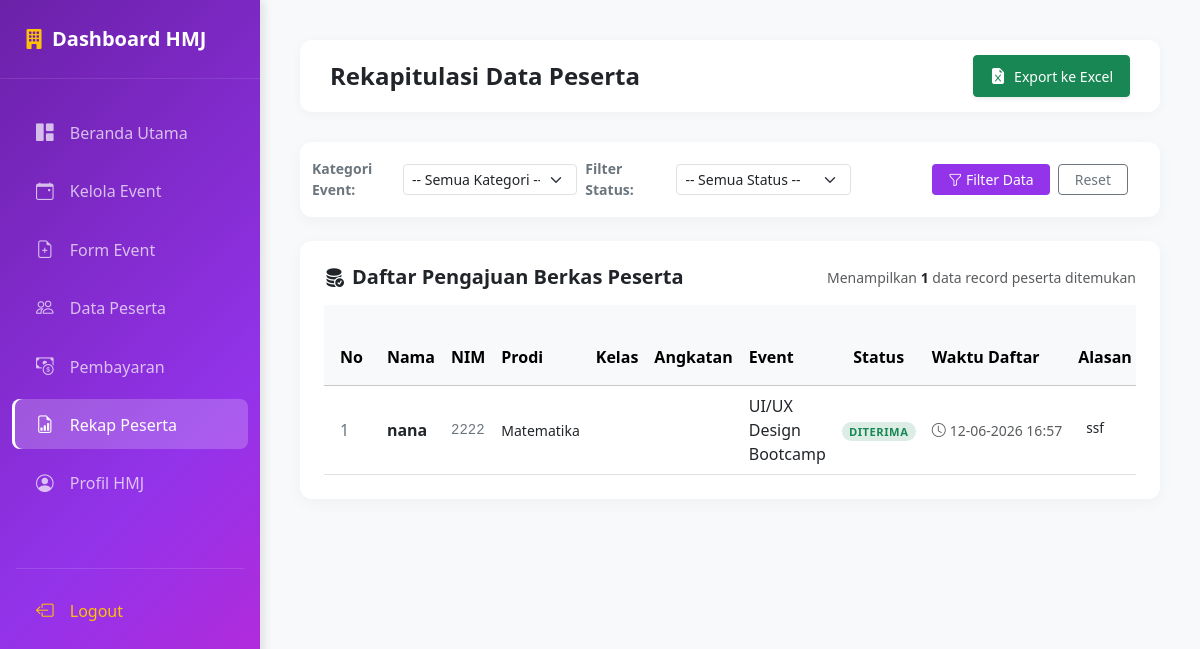
Screenshot of /hmj/rekap/index.php (signed in) with the database file from the repository.
### tables this page shows
CREATE TABLE `pendaftaran` (
  `id_pendaftaran` int(11) NOT NULL,
  `id_event` int(11) NOT NULL,
  `nim` varchar(20) NOT NULL,
  `tanggal_daftar` timestamp NOT NULL DEFAULT current_timestamp(),
  `status` enum('Menunggu','Diterima','Ditolak') DEFAULT 'Menunggu'
);

CREATE TABLE `users` (
  `id_user` int(11) NOT NULL,
  `nama` varchar(100) NOT NULL,
  `email` varchar(100) NOT NULL,
  `password` varchar(255) DEFAULT NULL,
  `foto` varchar(255) DEFAULT NULL,
  `role` enum('SEMA','HMJ','MAHASISWA') NOT NULL,
  `id_prodi` int(11) DEFAULT NULL
);

CREATE TABLE `mahasiswa` (
  `nim` varchar(20) NOT NULL,
  `id_user` int(11) NOT NULL,
  `angkatan` year(4) DEFAULT NULL,
  `kelas` varchar(10) DEFAULT NULL,
  `no_hp` varchar(20) DEFAULT NULL
);

CREATE TABLE `prodi` (
  `id_prodi` int(11) NOT NULL,
  `nama_prodi` varchar(100) NOT NULL
);

CREATE TABLE `event` (
  `id_event` int(11) NOT NULL,
  `id_hmj` int(11) NOT NULL,
  `id_prodi` int(11) DEFAULT NULL,
  `nama_event` varchar(200) NOT NULL,
  `kategori` enum('Lomba','Seminar','Open Recruitment','Workshop','Lainnya') DEFAULT 'Lainnya',
  `deskripsi` text DEFAULT NULL,
  `lokasi` varchar(200) DEFAULT NULL,
  `tanggal_event` date NOT NULL,
  `kuota` int(11) NOT NULL,
  `biaya` decimal(10,2) DEFAULT 0.00,
  `poster` varchar(255) DEFAULT NULL,
  `link_grup` varchar(255) DEFAULT NULL,
  `informasi_peserta` text DEFAULT NULL,
  `status` enum('Process','Disetujui','Ditolak') DEFAULT 'Process'
);

CREATE TABLE `jawaban_form` (
  `id_jawaban` int(11) NOT NULL,
  `id_pendaftaran` int(11) NOT NULL,
  `id_form` int(11) NOT NULL,
  `jawaban` text DEFAULT NULL,
  `file_upload` varchar(255) DEFAULT NULL
);

### hmj/rekap/index.php (the view, shortened to what this page needs)
<?php
include "../../config/koneksi.php";
$id_hmj = $_SESSION['id_user'];
$filter_status   = isset($_GET['status']) ? $_GET['status'] : '';
$filter_kategori = isset($_GET['kategori']) ? $_GET['kategori'] : '';
$where_status   = '';
$where_kategori = '';
$query = mysqli_query($conn, "
    SELECT
        pendaftaran.id_pendaftaran,
        users.nama,
        mahasiswa.nim,
        mahasiswa.angkatan,
        mahasiswa.kelas,
        mahasiswa.no_hp,
        prodi.nama_prodi,
        event.nama_event,
        pendaftaran.status,
        pendaftaran.tanggal_daftar
    FROM pendaftaran
    JOIN mahasiswa  ON pendaftaran.nim      = mahasiswa.nim
    JOIN users      ON mahasiswa.id_user    = users.id_user
    LEFT JOIN prodi ON users.id_prodi       = prodi.id_prodi
    JOIN event      ON pendaftaran.id_event = event.id_event
    WHERE event.id_hmj = '$id_hmj'
    $where_status
    $where_kategori
    ORDER BY pendaftaran.tanggal_daftar DESC
");
$semua_id = [];
$rows = [];
while ($r = mysqli_fetch_assoc($query)) {
    $rows[] = $r;
    $semua_id[] = (int) $r['id_pendaftaran'];
}
$jawaban_map = [];
if (!empty($semua_id)) {
    $ids_str = implode(',', $semua_id);
    $query_jawaban = mysqli_query($conn, "
        SELECT
            jf.id_pendaftaran,
            jf.id_form,
            jf.jawaban,
            jf.file_upload,
            fe.tipe_input
        FROM jawaban_form jf
        JOIN form_event fe ON jf.id_form = fe.id_form
        WHERE jf.id_pendaftaran IN ($ids_str)
    ");
    while ($j = mysqli_fetch_assoc($query_jawaban)) {
        $jawaban_map[$j['id_pendaftaran']][$j['id_form']] = $j;
    }
}
$total = count($rows);
?>
<!DOCTYPE html>
<html lang="id">
<head>
    <link href="https://cdn.jsdelivr.net/npm/bootstrap@5.3.2/dist/css/bootstrap.min.css" rel="stylesheet">
    <link rel="stylesheet" href="https://cdn.jsdelivr.net/npm/bootstrap-icons@1.11.2/font/bootstrap-icons.min.css">
</head>
<body>
<?php include "../sidebar.php"; ?>
            <?php include "../sidebar.php"; ?>
    <div class="main-content">
        <div class="top-navbar d-flex justify-content-between align-items-center flex-wrap gap-3">
            <div class="d-flex align-items-center">
                <h4 class="mb-0 fw-bold text-dark">Rekapitulasi Data Peserta</h4>
            </div>
            <a href="export_excel.php?status=<?= urlencode($filter_status); ?>&kategori=<?= urlencode($filter_kategori); ?>"
               class="btn btn-sm btn-success d-flex align-items-center gap-2 px-3 py-2 fw-medium shadow-sm">
                <i class="bi bi-file-earmark-excel-fill fs-6"></i> Export ke Excel
            </a>
        </div>
        <div class="card card-custom p-3 mb-4">
            <form method="GET" action="index.php" class="row g-3 align-items-center">
                <div class="col-12 col-md-4 row g-2 align-items-center">
                    <div class="col-sm-4">
                        <label class="text-secondary small fw-bold mb-0">Kategori Event:</label>
                    </div>
                    <div class="col-sm-8">
                        <select name="kategori" class="form-select form-select-sm">
                            <option value="">-- Semua Kategori --</option>
                        </select>
                    </div>
                </div>
                <div class="col-12 col-md-4 row g-2 align-items-center">
                    <div class="col-sm-4">
                        <label class="text-secondary small fw-bold mb-0">Filter Status:</label>
                    </div>
                    <div class="col-sm-8">
                        <select name="status" class="form-select form-select-sm">
                            <option value="">-- Semua Status --</option>
                        </select>
                    </div>
                </div>
                <div class="col-12 col-md-4 d-flex gap-2 justify-content-md-end">
                    <button type="submit" class="btn btn-sm btn-primary px-3 fw-medium" style="background-color: var(--theme-purple); border:none;">
                        <i class="bi bi-funnel"></i> Filter Data
                    </button>
                    <a href="index.php" class="btn btn-sm btn-outline-secondary px-3">
                        Reset
                    </a>
                </div>
            </form>
        </div>
        <div class="card card-custom p-4">
            <div class="d-flex justify-content-between align-items-center mb-3">
                <h5 class="fw-bold text-dark mb-0">
                    <i class="bi bi-database-fill-check text-purple me-2"></i>Daftar Pengajuan Berkas Peserta
                </h5>
                <span class="text-muted small">
                    Menampilkan <strong class="text-dark"><?= $total; ?></strong> data record peserta ditemukan
                </span>
            </div>
            <div class="table-responsive">
                <table class="table table-hover align-middle mb-0">
                    <thead class="table-light">
                        <tr>
                            <th class="py-3 px-3" style="width: 50px;">No</th>
                            <th class="py-3">Nama</th>
                            <th class="py-3">NIM</th>
                            <th class="py-3">Prodi</th>
                            <th class="py-3" style="width: 80px;">Kelas</th>
                            <th class="py-3" style="width: 90px;">Angkatan</th>
                            <th class="py-3">Event</th>
                            <th class="py-3 text-center" style="width: 120px;">Status</th>
                            <th class="py-3">Waktu Daftar</th>
                            <th class="py-3" style="min-width: 180px;">Alasan</th>
                        </tr>
                    </thead>
                    <tbody>
                        <?php $no = 1; foreach ($rows as $data) {
                            $status_clean = htmlspecialchars($data['status']);
                            $badge_class = 'badge-menunggu';
                            if ($status_clean == 'Diterima') { $badge_class = 'badge-diterima'; }
                            elseif ($status_clean == 'Ditolak') { $badge_class = 'badge-ditolak'; }
                        ?>
                        <tr>
                            <td class="px-3 text-secondary fw-medium"><?= $no++; ?></td>
                            <td class="fw-semibold text-dark"><?= htmlspecialchars($data['nama']); ?></td>
                            <td class="font-monospace small text-secondary"><?= htmlspecialchars($data['nim']); ?></td>
                            <td class="text-dark small"><?= htmlspecialchars($data['nama_prodi'] ?? '-'); ?></td>
                            <td class="text-secondary"><?= htmlspecialchars($data['kelas']); ?></td>
                            <td class="text-secondary text-center"><?= htmlspecialchars($data['angkatan']); ?></td>
                            <td class="text-dark fw-medium"><?= htmlspecialchars($data['nama_event']); ?></td>
                            <td class="text-center">
                                <span class="badge <?= $badge_class; ?> px-2.5 py-1.5 rounded-pill text-uppercase" style="font-size: 0.7rem; font-weight: 700; letter-spacing: 0.5px;">
                                    <?= $status_clean; ?>
                                </span>
                            </td>
                            <td class="text-muted small" style="white-space: nowrap;">
                                <i class="bi bi-clock me-1"></i><?= date('d-m-Y H:i', strtotime($data['tanggal_daftar'])); ?>
                            </td>
                            <td>
                                <?php
                                    $id_pend = $data['id_pendaftaran'];
                                    if (isset($jawaban_map[$id_pend])) {
                                        foreach ($jawaban_map[$id_pend] as $j) {
                                            if ($j['tipe_input'] == 'textarea' && !empty($j['jawaban'])) {
                                                ?>
                                                <div class="p-2 text-dark mb-1" style="font-size: 0.85rem; max-width: 250px; word-wrap: break-word;">
                                                    <?= htmlspecialchars($j['jawaban']); ?>
                                                </div>
                                                <?php
                                            }
                                        }
                                    }
                                ?>
                            </td>
                        </tr>
                        <?php } ?>
                    </tbody>
                </table>
            </div>
        </div>
    </div>
</body>
</html>

### hmj/rekap/index.php (style rules this page uses)
@media (min-width: 992px) { .main-content { margin-left: 260px; padding: 40px; } }

### hmj/sidebar.php (style rules this page uses)
:root { --theme-purple: #9333ea; --theme-blue: #0d6efd; --theme-pink: #c026d3; --sidebar-gradient: linear-gradient(135deg, #6b21a8 0%, #9333ea 60%, #c026d3 100%); }
* { box-sizing: border-box; }
body { background-color: #f8f9fa; font-family: 'Segoe UI', Tahoma, Geneva, Verdana, sans-serif; overflow-x: hidden; margin: 0; }
.main-content { margin-left: 260px; padding: 40px; }
.top-navbar { background: #fff; padding: 15px 30px; border-radius: 12px; box-shadow: 0 2px 12px rgba(0,0,0,0.04); margin-bottom: 30px; }
.card-custom { border: none; border-radius: 12px; box-shadow: 0 4px 16px rgba(0,0,0,0.04); background: #fff; }
.badge-diterima { background-color: rgba(25,135,84,0.15); color: #198754; }

### rows the page displays
pendaftaran: users.nama "nana", nim.nim "2222", prodi.nama_prodi "Matematika", id_event.nama_event "UI/UX Design Bootcamp", status "DITERIMA", tanggal_daftar "12-06-2026 16:57"
jawaban_form: jawaban "ssf"

### other values shown
$total "1"
